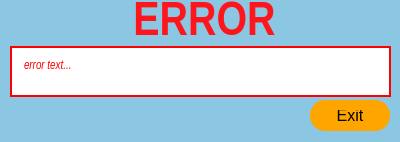
<?xml version="1.0" encoding="UTF-8"?>
<ui version="4.0">
 <class>Dialog</class>
 <widget class="QDialog" name="Dialog">
  <property name="geometry">
   <rect>
    <x>0</x>
    <y>0</y>
    <width>400</width>
    <height>142</height>
   </rect>
  </property>
  <property name="windowTitle">
   <string>Dialog</string>
  </property>
  <property name="styleSheet">
   <string notr="true">QWidget {
    background-color: #8BC6E2;
}
</string>
  </property>
  <widget class="QLabel" name="error_text_label">
   <property name="geometry">
    <rect>
     <x>10</x>
     <y>46</y>
     <width>381</width>
     <height>51</height>
    </rect>
   </property>
   <property name="font">
    <font>
     <family>Arial Narrow</family>
     <pointsize>-1</pointsize>
     <italic>true</italic>
     <bold>false</bold>
     <underline>false</underline>
     <strikeout>false</strikeout>
    </font>
   </property>
   <property name="styleSheet">
    <string notr="true">QLabel {
    font-family: &quot;Arial Narrow&quot;, cursive, sans-serif;
    font-size: 12px; /* Adjust the font size as needed */
    color: red;
    background-color: #fff; /* Optionally set a background color */
    border: 2px solid red; /* Optionally add a border */
    padding: 10px; /* Optionally add padding for spacing */
}</string>
   </property>
   <property name="text">
    <string>error text...</string>
   </property>
   <property name="alignment">
    <set>Qt::AlignLeading|Qt::AlignLeft|Qt::AlignTop</set>
   </property>
   <property name="wordWrap">
    <bool>true</bool>
   </property>
  </widget>
  <widget class="QPushButton" name="ok_button">
   <property name="geometry">
    <rect>
     <x>310</x>
     <y>100</y>
     <width>80</width>
     <height>31</height>
    </rect>
   </property>
   <property name="maximumSize">
    <size>
     <width>16777215</width>
     <height>45</height>
    </size>
   </property>
   <property name="styleSheet">
    <string notr="true">    QPushButton {
        background-color: orange;
        color: black;
        border-radius: 15px;
        padding: 10px 20px;
        font-size: 16px;
        font-family: &quot;Arial Narrow&quot;, sans-serif;
    }
    
    QPushButton:pressed {
        background-color: darkorange; /* Change color when button is pressed */
    }</string>
   </property>
   <property name="text">
    <string>Exit</string>
   </property>
  </widget>
  <widget class="QLabel" name="label">
   <property name="geometry">
    <rect>
     <x>10</x>
     <y>0</y>
     <width>389</width>
     <height>40</height>
    </rect>
   </property>
   <property name="maximumSize">
    <size>
     <width>16777215</width>
     <height>40</height>
    </size>
   </property>
   <property name="font">
    <font>
     <family>Arial Narrow</family>
     <pointsize>30</pointsize>
     <bold>true</bold>
    </font>
   </property>
   <property name="text">
    <string>&lt;html&gt;&lt;head/&gt;&lt;body&gt;&lt;p&gt;&lt;span style=&quot; font-size:36pt; color:#ff161c;&quot;&gt;ERROR&lt;/span&gt;&lt;/p&gt;&lt;/body&gt;&lt;/html&gt;</string>
   </property>
   <property name="alignment">
    <set>Qt::AlignCenter</set>
   </property>
  </widget>
 </widget>
 <resources/>
 <connections/>
</ui>
